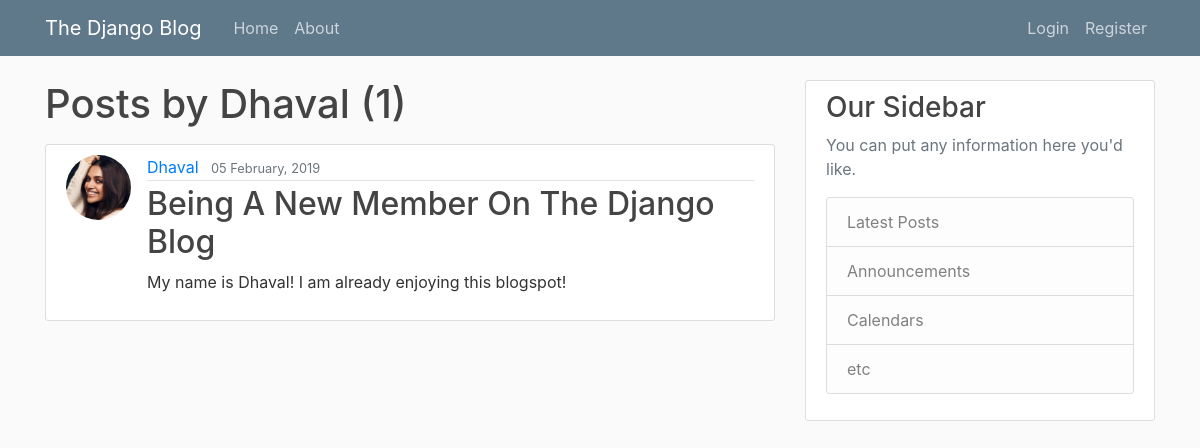
Screenshot of /user/Dhaval with the database file from the repository.
### blog/models.py (models this page shows, shortened)
class Post(models.Model): #To add post into DB via shell ---> post_1 = Post(content = "", title = "", author = ""  ---> post_1.save()
	content = models.TextField()
	title = models.CharField(max_length=100)
	date_posted = models.DateTimeField(default = timezone.now)
	author = models.ForeignKey(User, on_delete = models.CASCADE)

### users/models.py (models this page shows, shortened)
class Profile(models.Model):
	user = models.OneToOneField(User, on_delete = models.CASCADE)
	image = models.ImageField(default = 'default.jpg', upload_to='profile_pics')

### blog/views.py (the view)
# urls.py: path('user/<str:username>', UserPostListView.as_view(), name="user-posts"),
class UserPostListView(ListView):
	model = Post
	template_name = 'blog/user_posts.html'#<app>/<model>_<template>.html
	context_object_name = 'posts'#setting the name same as def home wala view
	paginate_by=4
	def get_queryset(self):
		user = get_object_or_404(User, username=self.kwargs.get('username'))
		return Post.objects.filter(author=user).order_by('-date_posted')

### blog/templates/blog/user_posts.html (shortened to what this page needs)
{% extends "blog/base.html" %}
{% block content %}
	<h1 class="mb-3">Posts by {{view.kwargs.username}} ({{ page_obj.paginator.count }})</h1>
	{% for post in posts %}
		<article class="media content-section">
		  <img class ="rounded-circle article-img" src="{{post.author.profile.image.url}}">
		  <div class="media-body">
		    <div class="article-metadata">
		      <a class="mr-2" href="{% url 'user-posts' post.author.username %}">{{ post.author }}</a>
		      <small class="text-muted">{{ post.date_posted|date:"d F, Y" }}</small>
		    </div>
		    <h2><a class="article-title" href="{% url 'post-detail' post.id %}">{{ post.title }}</a></h2>
		    <p class="article-content">{{ post.content }}</p>
		  </div>
		</article>
	{% endfor %}
{% endblock content %}

### blog/static/blog/main.css (style rules this page uses)
body { background: #fafafa; color: #333333; margin-top: 5rem; }
h1, h2, h3, h4, h5, h6 { color: #444444; }
.content-section { background: #ffffff; padding: 10px 20px; border: 1px solid #dddddd; border-radius: 3px; margin-bottom: 20px; }
.article-title { color: #444444; }
.article-content { white-space: pre-line; }
.article-img { height: 65px; width: 65px; margin-right: 16px; }
.article-metadata { padding-bottom: 1px; margin-bottom: 4px; border-bottom: 1px solid #e3e3e3 }

### rows the page displays
Post: author.profile.image (placeholder picture), author "Dhaval", date_posted "05 February, 2019", title "Being A New Member On The Django Blog", content "My name is Dhaval! I am already enjoying this blogspot!"

### other values shown
{{ view.kwargs.username }} "Dhaval"
{{ page_obj.paginator.count }} "1"
